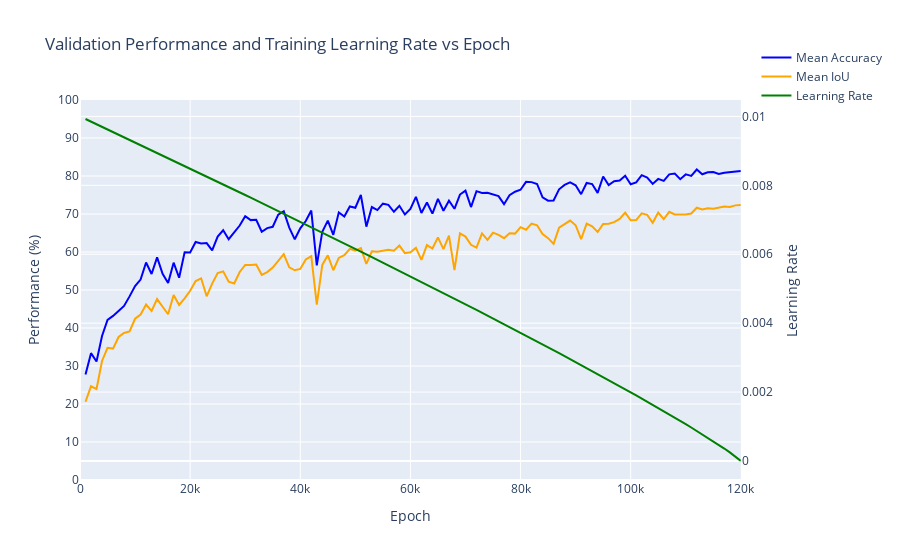

Source (notebook cell):
### Code cell
# SEBNet BaselineHead SGD, Pretrained, Batch Size 8, OHEM Cross Entropy - 72.34 Best mIoU
log_file_path = '/home/robert.breslin/alessandro/paper_2/mmsegmentation/work_dirs/sebnet_baseline-head_1xb8_cityscapes_ohem/20250822_163056/20250822_163056.log'
epochs, mIoU, mAcc, lrs = parse_log_file(log_file_path)
plot_accuracies_and_lr_interactive(epochs, mAcc, mIoU, lrs, [0,120000])
